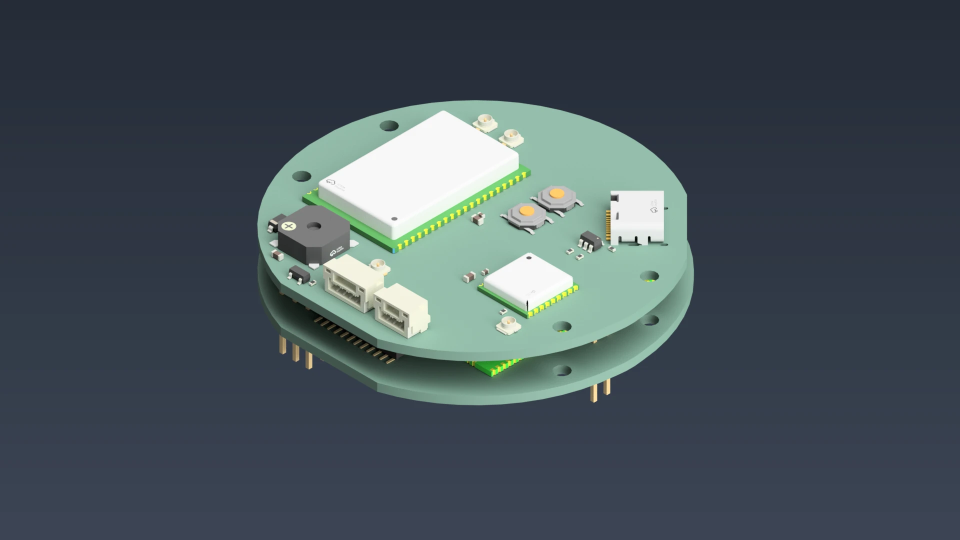
#> input picture social/fotos/2026-kw45-2.webp, 1920 x 1080 px (shown at 1/2 size)
$ python -i foto_der_woche.py   (imports and definitions only)
#> lines starting #> are read from the running program, lines starting #| are printed output that depends on the picture; after the words box and inside, x2 and y2 are one past the last pixel; in counts of white or black regions, pixels touching at a corner belong together
#> further down, picture is the input picture: PIL image 1920x1080 RGB; mean R, G, B 70.4, 82.5, 89.3
"""Foto der Woche: Instagram-Post und Website aus einer Datenquelle.

Ablauf jede Woche (Details in social/DESIGN-FOTO-DER-WOCHE.md):
    1. Bilder ins Haupt-Repo nach cansat-ark-swash/outreach/posts/foto-der-woche/fotos/
       legen, z. B. 2026-kw46.jpg und 2026-kw46-2.jpg
    2. Neuen Eintrag oben in social/wochenfotos.json ergänzen
    3. python social/foto_der_woche.py

Ergebnis für die neueste Woche (oder --kw/--jahr), im Haupt-Repo cansat-ark-swash
(liegt neben dem Website-Repo, sonst --haupt-repo angeben):
    outreach/posts/foto-der-woche/<jahr>-kw<kw>-1.png, -2.png …  Instagram-Karussell, 1080 x 1350
    outreach/posts/foto-der-woche/<jahr>-kw<kw>.txt              Bildunterschrift mit Hashtags
Und für alle Wochen, hier im Website-Repo:
    assets/wochenfoto/<jahr>-kw<kw>.jpg         Website-Bild (erstes Bild, 4:3)
    index.html, foto-der-woche.html             Blöcke zwischen den WOCHENFOTO-/ARCHIV-Markierungen
    assets/translations.js                      englische Texte zwischen den WOCHENFOTO-Markierungen

Braucht Python 3 mit Pillow und die Windows-Schriften Bahnschrift und Segoe UI.
"""

import argparse
import sys
import html
import json
import re
from pathlib import Path

from PIL import Image, ImageChops, ImageDraw, ImageFilter, ImageFont

ROOT = Path(__file__).resolve().parent.parent
DATA = ROOT / "social/wochenfotos.json"
FONTS = Path("C:/Windows/Fonts")

# Originalfotos und Instagram-Posts gehören ins Haupt-Repo zu den anderen
# Beiträgen, nicht ins öffentliche Website-Repo. Hier liegen nur die Texte
# (wochenfotos.json) und die fertigen Website-Bilder (assets/wochenfoto/).
# Standard: Haupt-Repo liegt neben dem Website-Repo.
MAIN_REPO = ROOT.parent / "cansat-ark-swash"
INSTAGRAM_DIR = Path("outreach/posts/foto-der-woche")
FOTO_DIR = INSTAGRAM_DIR / "fotos"

# Markenfarben aus DESIGN.md (--logo-*), keine anderen Farben verwenden
NAVY = (11, 31, 58)
ORANGE = (255, 107, 26)
PURPLE = (77, 16, 86)
LIGHT = (245, 247, 250)
GRAY = (169, 180, 194)
DOTS = [(44, 85, 162), (181, 33, 58), (199, 114, 20), (42, 138, 58)]

# Instagram-Regeln des Teams (Haupt-Repo: outreach/video-guideline.md, Abschnitt 7):
# höchstens 5 Hashtags, Standard plus ein Themen-Tag je Woche.
HASHTAGS = "#cansat #raumfahrt #physik #htlkaindorf"
EMOJI_DIGITS = ["1️⃣", "2️⃣", "3️⃣", "4️⃣", "5️⃣", "6️⃣", "7️⃣", "8️⃣", "9️⃣"]

W, H = 1080, 1350
M = 72  # Außenrand
PHOTO_W = W - 2 * M
PHOTO_H = PHOTO_W * 3 // 4
PHOTO_Y = 236
SHADOW = 14


# ---------- Bild ----------

# [4 lines left out: function display_font, not called in this run]


def body_font(size):
    return ImageFont.truetype(str(FONTS / "segoeui.ttf"), size)


# [7 lines left out: function spaced_text, not called in this run]


def spaced_width(draw, text, font, tracking):
    return sum(draw.textlength(ch, font=font) for ch in text) + tracking * (len(text) - 1)


# [15 lines left out: function wrap_px, not called in this run]


def crop_4_3(img, box=None):
    """Schneidet 4:3 zu. Ohne box: Motiv vor glattem Hintergrund suchen, sonst mittig."""
    w, h = img.size
#> w = 1920; h = 1080
    if box:
        x, y, bw, bh = box
    else:
        bg = Image.new("RGB", img.size, img.getpixel((4, 4)))
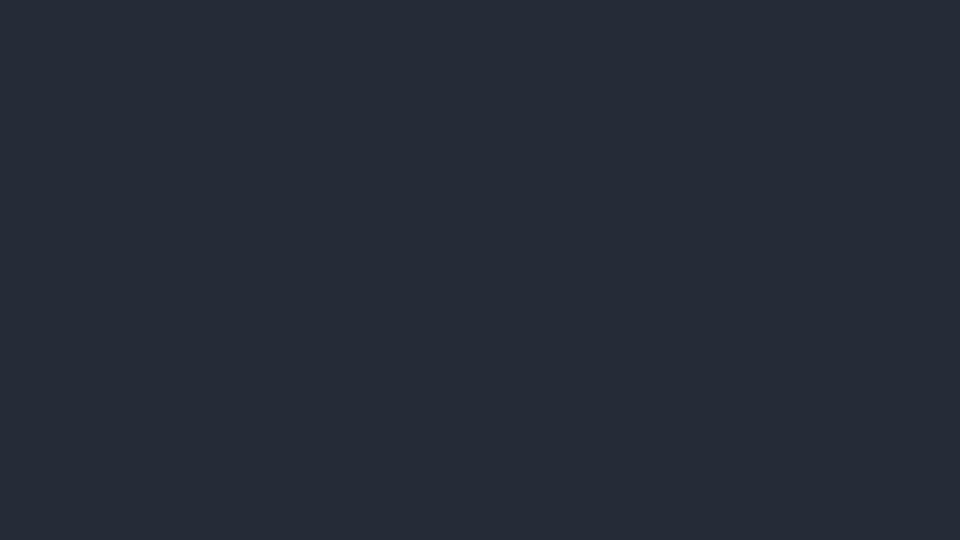
#> bg: PIL image 1920x1080 RGB (shown at 1/2 size); mean R, G, B 37, 44, 55
        diff = ImageChops.difference(img, bg).convert("L").point(lambda v: 255 if v > 28 else 0)
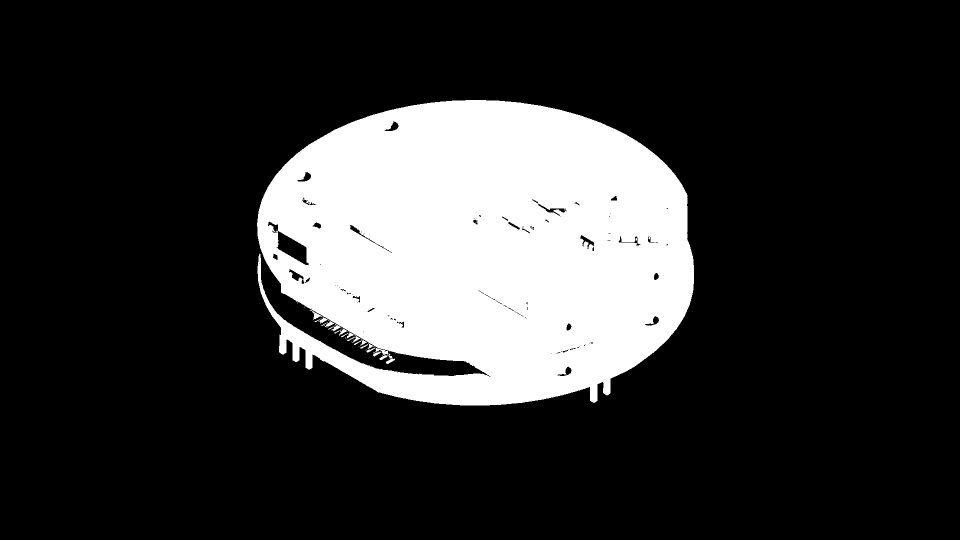
#> diff: PIL image 1920x1080 L (shown at 1/2 size); 19.9% white; 35 white regions (25 under 20 px), largest, box (x1, y1, x2, y2) and area: (514, 200, 1388, 811) 412602, (668, 657, 695, 671) 115, (708, 678, 734, 692) 98
        diff = diff.filter(ImageFilter.MedianFilter(5))
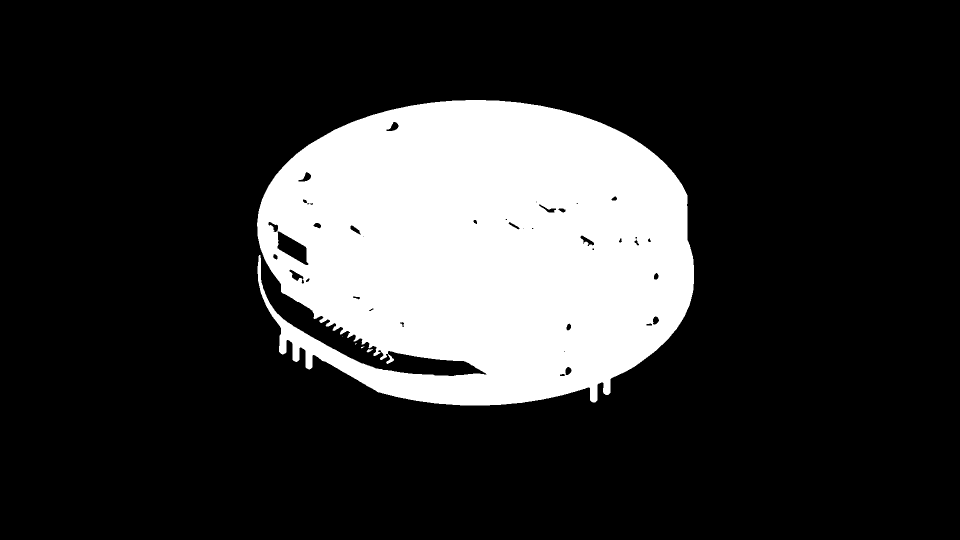
#> diff: PIL image 1920x1080 L (shown at 1/2 size); 20% white; 7 white regions (4 under 20 px), largest, box (x1, y1, x2, y2) and area: (514, 200, 1388, 811) 413874, (772, 708, 788, 728) 128, (733, 698, 746, 705) 45
        found = diff.getbbox()
#> found = (514, 200, 1388, 811)
        if found and (found[2] - found[0]) * (found[3] - found[1]) < 0.8 * w * h:
            x0, y0, x1, y1 = found
#> x0 = 514; y0 = 200; x1 = 1388; y1 = 811
            pad = 0.09 * max(x1 - x0, y1 - y0)
#> pad = 78.66
            x, y, bw, bh = x0 - pad, y0 - pad, x1 - x0 + 2 * pad, y1 - y0 + 2 * pad
#> x = 435.3; y = 121.3; bw = 1031.3; bh = 768.3
        else:
            x, y, bw, bh = 0, 0, w, h
    cx, cy = x + bw / 2, y + bh / 2
#> cx = 951; cy = 505.5
    if bw / bh > 4 / 3:
        bh = bw * 3 / 4
#> bh = 773.5
    else:
        bw = bh * 4 / 3
    bw, bh = min(bw, w, h * 4 / 3), min(bh, h, w * 3 / 4)
    x0 = min(max(cx - bw / 2, 0), w - bw)
#> x0 = 435.3
    y0 = min(max(cy - bh / 2, 0), h - bh)
#> y0 = 118.8
    return img.crop((round(x0), round(y0), round(x0 + bw), round(y0 + bh)))
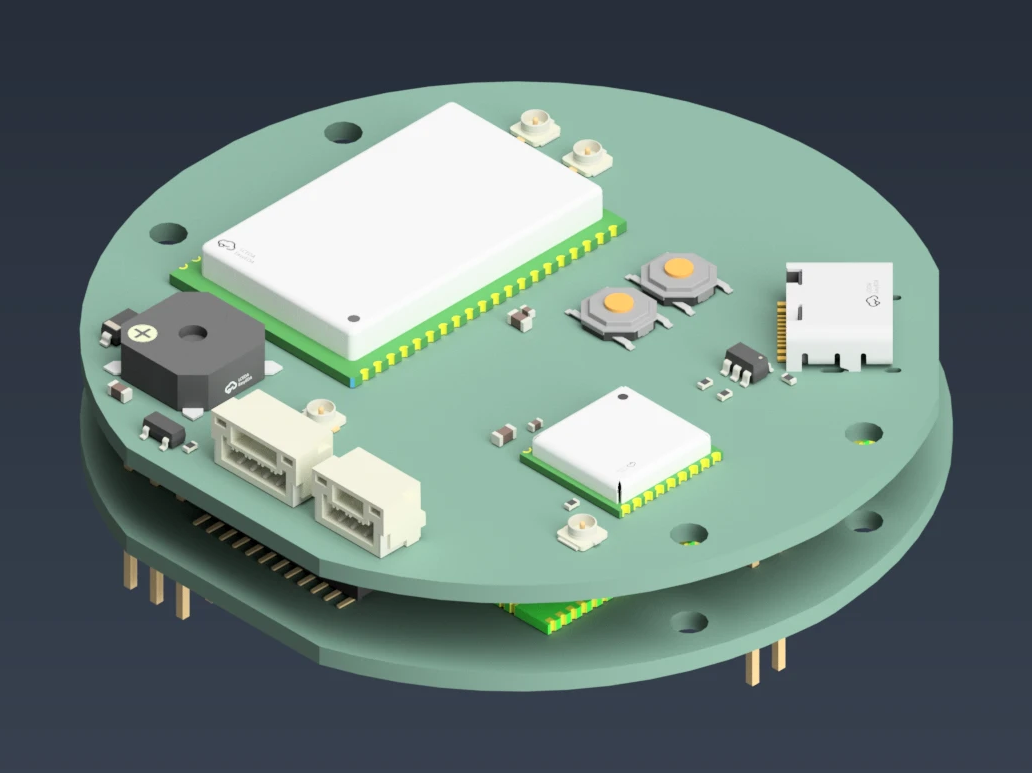
#> returned value: PIL image 1032x773 RGB; mean R, G, B 105.2, 123.7, 120.3


# [76 lines left out: functions rounded_mask, dashed_rect, grain, build_slide, not called in this run]


# ---------- Daten ----------

def name_of(e):
    return f"{e['jahr']}-kw{e['kw']:02d}"


# [70 lines left out: functions load_entries, open_cropped, check_photos, web_image, build_instagram, not called in this run]


# ---------- Website ----------

def esc(text):
    return html.escape(text, quote=True)


# [94 lines left out: functions replace_block, update_website, main, not called in this run]


# [2 lines not run here, left out]

>>> from PIL import Image
>>> picture = Image.open('fotos/2026-kw45-2.webp')
>>> result = crop_4_3(picture)
